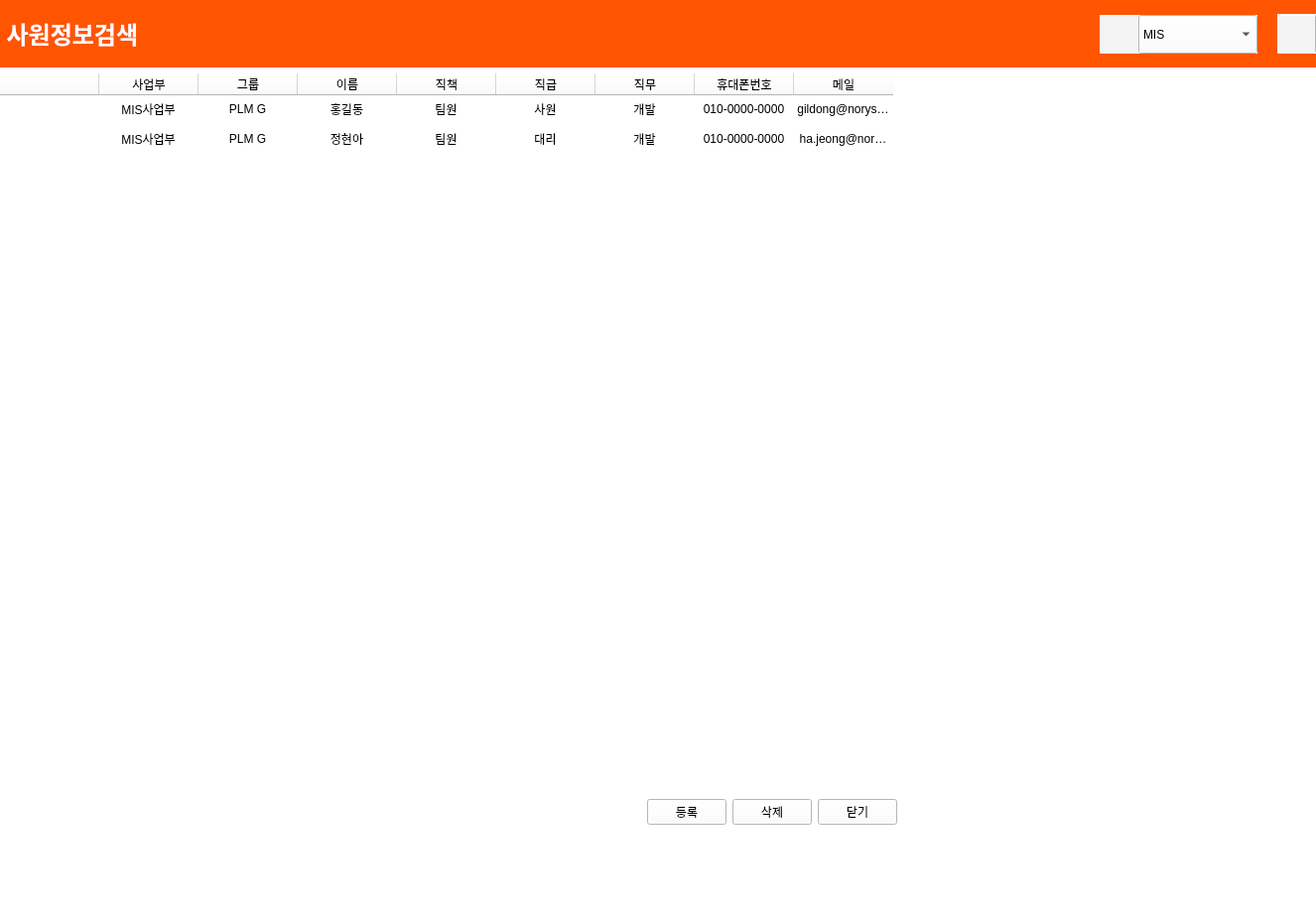
<?xml version="1.0" encoding="UTF-8"?>
<ui version="4.0">
 <class>MainWindow</class>
 <widget class="QMainWindow" name="MainWindow">
  <property name="geometry">
   <rect>
    <x>0</x>
    <y>0</y>
    <width>1326</width>
    <height>928</height>
   </rect>
  </property>
  <property name="sizePolicy">
   <sizepolicy hsizetype="Preferred" vsizetype="Preferred">
    <horstretch>0</horstretch>
    <verstretch>0</verstretch>
   </sizepolicy>
  </property>
  <property name="maximumSize">
   <size>
    <width>16777198</width>
    <height>16777215</height>
   </size>
  </property>
  <property name="palette">
   <palette>
    <active>
     <colorrole role="WindowText">
      <brush brushstyle="SolidPattern">
       <color alpha="255">
        <red>0</red>
        <green>0</green>
        <blue>0</blue>
       </color>
      </brush>
     </colorrole>
     <colorrole role="Button">
      <brush brushstyle="SolidPattern">
       <color alpha="255">
        <red>255</red>
        <green>255</green>
        <blue>255</blue>
       </color>
      </brush>
     </colorrole>
     <colorrole role="Light">
      <brush brushstyle="SolidPattern">
       <color alpha="255">
        <red>255</red>
        <green>255</green>
        <blue>255</blue>
       </color>
      </brush>
     </colorrole>
     <colorrole role="Midlight">
      <brush brushstyle="SolidPattern">
       <color alpha="255">
        <red>255</red>
        <green>255</green>
        <blue>255</blue>
       </color>
      </brush>
     </colorrole>
     <colorrole role="Dark">
      <brush brushstyle="SolidPattern">
       <color alpha="255">
        <red>127</red>
        <green>127</green>
        <blue>127</blue>
       </color>
      </brush>
     </colorrole>
     <colorrole role="Mid">
      <brush brushstyle="SolidPattern">
       <color alpha="255">
        <red>170</red>
        <green>170</green>
        <blue>170</blue>
       </color>
      </brush>
     </colorrole>
     <colorrole role="Text">
      <brush brushstyle="SolidPattern">
       <color alpha="255">
        <red>0</red>
        <green>0</green>
        <blue>0</blue>
       </color>
      </brush>
     </colorrole>
     <colorrole role="BrightText">
      <brush brushstyle="SolidPattern">
       <color alpha="255">
        <red>255</red>
        <green>255</green>
        <blue>255</blue>
       </color>
      </brush>
     </colorrole>
     <colorrole role="ButtonText">
      <brush brushstyle="SolidPattern">
       <color alpha="255">
        <red>0</red>
        <green>0</green>
        <blue>0</blue>
       </color>
      </brush>
     </colorrole>
     <colorrole role="Base">
      <brush brushstyle="SolidPattern">
       <color alpha="255">
        <red>255</red>
        <green>255</green>
        <blue>255</blue>
       </color>
      </brush>
     </colorrole>
     <colorrole role="Window">
      <brush brushstyle="SolidPattern">
       <color alpha="255">
        <red>255</red>
        <green>255</green>
        <blue>255</blue>
       </color>
      </brush>
     </colorrole>
     <colorrole role="Shadow">
      <brush brushstyle="SolidPattern">
       <color alpha="255">
        <red>0</red>
        <green>0</green>
        <blue>0</blue>
       </color>
      </brush>
     </colorrole>
     <colorrole role="AlternateBase">
      <brush brushstyle="SolidPattern">
       <color alpha="255">
        <red>255</red>
        <green>255</green>
        <blue>255</blue>
       </color>
      </brush>
     </colorrole>
     <colorrole role="ToolTipBase">
      <brush brushstyle="SolidPattern">
       <color alpha="255">
        <red>255</red>
        <green>255</green>
        <blue>220</blue>
       </color>
      </brush>
     </colorrole>
     <colorrole role="ToolTipText">
      <brush brushstyle="SolidPattern">
       <color alpha="255">
        <red>0</red>
        <green>0</green>
        <blue>0</blue>
       </color>
      </brush>
     </colorrole>
     <colorrole role="PlaceholderText">
      <brush brushstyle="SolidPattern">
       <color alpha="128">
        <red>0</red>
        <green>0</green>
        <blue>0</blue>
       </color>
      </brush>
     </colorrole>
    </active>
    <inactive>
     <colorrole role="WindowText">
      <brush brushstyle="SolidPattern">
       <color alpha="255">
        <red>0</red>
        <green>0</green>
        <blue>0</blue>
       </color>
      </brush>
     </colorrole>
     <colorrole role="Button">
      <brush brushstyle="SolidPattern">
       <color alpha="255">
        <red>255</red>
        <green>255</green>
        <blue>255</blue>
       </color>
      </brush>
     </colorrole>
     <colorrole role="Light">
      <brush brushstyle="SolidPattern">
       <color alpha="255">
        <red>255</red>
        <green>255</green>
        <blue>255</blue>
       </color>
      </brush>
     </colorrole>
     <colorrole role="Midlight">
      <brush brushstyle="SolidPattern">
       <color alpha="255">
        <red>255</red>
        <green>255</green>
        <blue>255</blue>
       </color>
      </brush>
     </colorrole>
     <colorrole role="Dark">
      <brush brushstyle="SolidPattern">
       <color alpha="255">
        <red>127</red>
        <green>127</green>
        <blue>127</blue>
       </color>
      </brush>
     </colorrole>
     <colorrole role="Mid">
      <brush brushstyle="SolidPattern">
       <color alpha="255">
        <red>170</red>
        <green>170</green>
        <blue>170</blue>
       </color>
      </brush>
     </colorrole>
     <colorrole role="Text">
      <brush brushstyle="SolidPattern">
       <color alpha="255">
        <red>0</red>
        <green>0</green>
        <blue>0</blue>
       </color>
      </brush>
     </colorrole>
     <colorrole role="BrightText">
      <brush brushstyle="SolidPattern">
       <color alpha="255">
        <red>255</red>
        <green>255</green>
        <blue>255</blue>
       </color>
      </brush>
     </colorrole>
     <colorrole role="ButtonText">
      <brush brushstyle="SolidPattern">
       <color alpha="255">
        <red>0</red>
        <green>0</green>
        <blue>0</blue>
       </color>
      </brush>
     </colorrole>
     <colorrole role="Base">
      <brush brushstyle="SolidPattern">
       <color alpha="255">
        <red>255</red>
        <green>255</green>
        <blue>255</blue>
       </color>
      </brush>
     </colorrole>
     <colorrole role="Window">
      <brush brushstyle="SolidPattern">
       <color alpha="255">
        <red>255</red>
        <green>255</green>
        <blue>255</blue>
       </color>
      </brush>
     </colorrole>
     <colorrole role="Shadow">
      <brush brushstyle="SolidPattern">
       <color alpha="255">
        <red>0</red>
        <green>0</green>
        <blue>0</blue>
       </color>
      </brush>
     </colorrole>
     <colorrole role="AlternateBase">
      <brush brushstyle="SolidPattern">
       <color alpha="255">
        <red>255</red>
        <green>255</green>
        <blue>255</blue>
       </color>
      </brush>
     </colorrole>
     <colorrole role="ToolTipBase">
      <brush brushstyle="SolidPattern">
       <color alpha="255">
        <red>255</red>
        <green>255</green>
        <blue>220</blue>
       </color>
      </brush>
     </colorrole>
     <colorrole role="ToolTipText">
      <brush brushstyle="SolidPattern">
       <color alpha="255">
        <red>0</red>
        <green>0</green>
        <blue>0</blue>
       </color>
      </brush>
     </colorrole>
     <colorrole role="PlaceholderText">
      <brush brushstyle="SolidPattern">
       <color alpha="128">
        <red>0</red>
        <green>0</green>
        <blue>0</blue>
       </color>
      </brush>
     </colorrole>
    </inactive>
    <disabled>
     <colorrole role="WindowText">
      <brush brushstyle="SolidPattern">
       <color alpha="255">
        <red>127</red>
        <green>127</green>
        <blue>127</blue>
       </color>
      </brush>
     </colorrole>
     <colorrole role="Button">
      <brush brushstyle="SolidPattern">
       <color alpha="255">
        <red>255</red>
        <green>255</green>
        <blue>255</blue>
       </color>
      </brush>
     </colorrole>
     <colorrole role="Light">
      <brush brushstyle="SolidPattern">
       <color alpha="255">
        <red>255</red>
        <green>255</green>
        <blue>255</blue>
       </color>
      </brush>
     </colorrole>
     <colorrole role="Midlight">
      <brush brushstyle="SolidPattern">
       <color alpha="255">
        <red>255</red>
        <green>255</green>
        <blue>255</blue>
       </color>
      </brush>
     </colorrole>
     <colorrole role="Dark">
      <brush brushstyle="SolidPattern">
       <color alpha="255">
        <red>127</red>
        <green>127</green>
        <blue>127</blue>
       </color>
      </brush>
     </colorrole>
     <colorrole role="Mid">
      <brush brushstyle="SolidPattern">
       <color alpha="255">
        <red>170</red>
        <green>170</green>
        <blue>170</blue>
       </color>
      </brush>
     </colorrole>
     <colorrole role="Text">
      <brush brushstyle="SolidPattern">
       <color alpha="255">
        <red>127</red>
        <green>127</green>
        <blue>127</blue>
       </color>
      </brush>
     </colorrole>
     <colorrole role="BrightText">
      <brush brushstyle="SolidPattern">
       <color alpha="255">
        <red>255</red>
        <green>255</green>
        <blue>255</blue>
       </color>
      </brush>
     </colorrole>
     <colorrole role="ButtonText">
      <brush brushstyle="SolidPattern">
       <color alpha="255">
        <red>127</red>
        <green>127</green>
        <blue>127</blue>
       </color>
      </brush>
     </colorrole>
     <colorrole role="Base">
      <brush brushstyle="SolidPattern">
       <color alpha="255">
        <red>255</red>
        <green>255</green>
        <blue>255</blue>
       </color>
      </brush>
     </colorrole>
     <colorrole role="Window">
      <brush brushstyle="SolidPattern">
       <color alpha="255">
        <red>255</red>
        <green>255</green>
        <blue>255</blue>
       </color>
      </brush>
     </colorrole>
     <colorrole role="Shadow">
      <brush brushstyle="SolidPattern">
       <color alpha="255">
        <red>0</red>
        <green>0</green>
        <blue>0</blue>
       </color>
      </brush>
     </colorrole>
     <colorrole role="AlternateBase">
      <brush brushstyle="SolidPattern">
       <color alpha="255">
        <red>255</red>
        <green>255</green>
        <blue>255</blue>
       </color>
      </brush>
     </colorrole>
     <colorrole role="ToolTipBase">
      <brush brushstyle="SolidPattern">
       <color alpha="255">
        <red>255</red>
        <green>255</green>
        <blue>220</blue>
       </color>
      </brush>
     </colorrole>
     <colorrole role="ToolTipText">
      <brush brushstyle="SolidPattern">
       <color alpha="255">
        <red>0</red>
        <green>0</green>
        <blue>0</blue>
       </color>
      </brush>
     </colorrole>
     <colorrole role="PlaceholderText">
      <brush brushstyle="SolidPattern">
       <color alpha="128">
        <red>0</red>
        <green>0</green>
        <blue>0</blue>
       </color>
      </brush>
     </colorrole>
    </disabled>
   </palette>
  </property>
  <property name="windowTitle">
   <string>사원정보검색</string>
  </property>
  <property name="windowIcon">
   <iconset>
    <normaloff>windowicon.jpg</normaloff>windowicon.jpg</iconset>
  </property>
  <widget class="QWidget" name="centralwidget">
   <widget class="QWidget" name="verticalLayoutWidget">
    <property name="geometry">
     <rect>
      <x>0</x>
      <y>0</y>
      <width>1555</width>
      <height>871</height>
     </rect>
    </property>
    <layout class="QVBoxLayout" name="listLayout">
     <item>
      <layout class="QHBoxLayout" name="horizontalLayout" stretch="5,0,0,1,0">
       <property name="spacing">
        <number>0</number>
       </property>
       <item>
        <widget class="QLabel" name="label_2">
         <property name="minimumSize">
          <size>
           <width>0</width>
           <height>0</height>
          </size>
         </property>
         <property name="maximumSize">
          <size>
           <width>16777215</width>
           <height>16777215</height>
          </size>
         </property>
         <property name="styleSheet">
          <string notr="true">background-color: #ff5500;
color white;</string>
         </property>
         <property name="text">
          <string>&lt;html&gt;&lt;head/&gt;&lt;body&gt;&lt;p&gt;&lt;span style=&quot; font-size:18pt; font-weight:600; color:#ffffff;&quot;&gt; 사원정보검색&lt;/span&gt;&lt;/p&gt;&lt;/body&gt;&lt;/html&gt;</string>
         </property>
        </widget>
       </item>
       <item>
        <layout class="QVBoxLayout" name="verticalLayout_2">
         <property name="spacing">
          <number>0</number>
         </property>
         <item>
          <widget class="QLabel" name="label_6">
           <property name="styleSheet">
            <string notr="true">background-color: #ff5500;</string>
           </property>
           <property name="text">
            <string/>
           </property>
          </widget>
         </item>
         <item>
          <layout class="QHBoxLayout" name="horizontalLayout_4">
           <property name="spacing">
            <number>0</number>
           </property>
           <item>
            <widget class="QLabel" name="label_4">
             <property name="minimumSize">
              <size>
               <width>39</width>
               <height>39</height>
              </size>
             </property>
             <property name="maximumSize">
              <size>
               <width>39</width>
               <height>39</height>
              </size>
             </property>
             <property name="styleSheet">
              <string notr="true">background-color:rgb(244, 244, 244);</string>
             </property>
             <property name="text">
              <string/>
             </property>
             <property name="pixmap">
              <pixmap>diagram.png</pixmap>
             </property>
             <property name="alignment">
              <set>Qt::AlignCenter</set>
             </property>
            </widget>
           </item>
           <item>
            <widget class="QComboBox" name="comboBox">
             <property name="minimumSize">
              <size>
               <width>120</width>
               <height>39</height>
              </size>
             </property>
             <property name="maximumSize">
              <size>
               <width>120</width>
               <height>39</height>
              </size>
             </property>
             <item>
              <property name="text">
               <string>MIS</string>
              </property>
             </item>
             <item>
              <property name="text">
               <string>TSP</string>
              </property>
             </item>
             <item>
              <property name="text">
               <string>TC</string>
              </property>
             </item>
             <item>
              <property name="text">
               <string>FAB</string>
              </property>
             </item>
             <item>
              <property name="text">
               <string>경영지원실</string>
              </property>
             </item>
             <item>
              <property name="text">
               <string>전략기획실</string>
              </property>
             </item>
            </widget>
           </item>
          </layout>
         </item>
         <item>
          <widget class="QLabel" name="label_7">
           <property name="styleSheet">
            <string notr="true">background-color: #ff5500;</string>
           </property>
           <property name="text">
            <string/>
           </property>
          </widget>
         </item>
        </layout>
       </item>
       <item>
        <widget class="QLabel" name="label_8">
         <property name="minimumSize">
          <size>
           <width>20</width>
           <height>0</height>
          </size>
         </property>
         <property name="maximumSize">
          <size>
           <width>20</width>
           <height>16777215</height>
          </size>
         </property>
         <property name="styleSheet">
          <string notr="true">background-color: #ff5500;</string>
         </property>
         <property name="text">
          <string/>
         </property>
        </widget>
       </item>
       <item>
        <layout class="QVBoxLayout" name="verticalLayout_3">
         <property name="spacing">
          <number>0</number>
         </property>
         <item>
          <widget class="QLabel" name="label_3">
           <property name="styleSheet">
            <string notr="true">background-color: #ff5500;</string>
           </property>
           <property name="text">
            <string/>
           </property>
          </widget>
         </item>
         <item>
          <layout class="QHBoxLayout" name="horizontalLayout_3">
           <property name="spacing">
            <number>0</number>
           </property>
           <item alignment="Qt::AlignBottom">
            <widget class="QLabel" name="label">
             <property name="minimumSize">
              <size>
               <width>38</width>
               <height>38</height>
              </size>
             </property>
             <property name="maximumSize">
              <size>
               <width>38</width>
               <height>38</height>
              </size>
             </property>
             <property name="styleSheet">
              <string notr="true">background-color:rgb(244, 244, 244);</string>
             </property>
             <property name="text">
              <string/>
             </property>
             <property name="pixmap">
              <pixmap>peo.png</pixmap>
             </property>
            </widget>
           </item>
           <item>
            <widget class="QLineEdit" name="searchlineEdit">
             <property name="minimumSize">
              <size>
               <width>171</width>
               <height>40</height>
              </size>
             </property>
             <property name="maximumSize">
              <size>
               <width>171</width>
               <height>40</height>
              </size>
             </property>
            </widget>
           </item>
           <item>
            <widget class="QPushButton" name="pushButton">
             <property name="minimumSize">
              <size>
               <width>39</width>
               <height>39</height>
              </size>
             </property>
             <property name="maximumSize">
              <size>
               <width>39</width>
               <height>39</height>
              </size>
             </property>
             <property name="styleSheet">
              <string notr="true">border: none;
background-color:white;</string>
             </property>
             <property name="icon">
              <iconset>
               <normaloff>find.png</normaloff>find.png</iconset>
             </property>
            </widget>
           </item>
          </layout>
         </item>
         <item>
          <widget class="QLabel" name="label_5">
           <property name="styleSheet">
            <string notr="true">background-color: #ff5500;</string>
           </property>
           <property name="text">
            <string/>
           </property>
          </widget>
         </item>
        </layout>
       </item>
       <item>
        <widget class="QLabel" name="label_9">
         <property name="minimumSize">
          <size>
           <width>20</width>
           <height>0</height>
          </size>
         </property>
         <property name="maximumSize">
          <size>
           <width>20</width>
           <height>16777215</height>
          </size>
         </property>
         <property name="styleSheet">
          <string notr="true">background-color: #ff5500;</string>
         </property>
         <property name="text">
          <string/>
         </property>
        </widget>
       </item>
      </layout>
     </item>
     <item>
      <widget class="QTableWidget" name="table">
       <property name="minimumSize">
        <size>
         <width>1296</width>
         <height>0</height>
        </size>
       </property>
       <property name="styleSheet">
        <string notr="true"/>
       </property>
       <property name="frameShape">
        <enum>QFrame::Box</enum>
       </property>
       <property name="frameShadow">
        <enum>QFrame::Plain</enum>
       </property>
       <property name="lineWidth">
        <number>0</number>
       </property>
       <property name="midLineWidth">
        <number>0</number>
       </property>
       <property name="alternatingRowColors">
        <bool>false</bool>
       </property>
       <property name="showGrid">
        <bool>true</bool>
       </property>
       <property name="gridStyle">
        <enum>Qt::NoPen</enum>
       </property>
       <property name="sortingEnabled">
        <bool>true</bool>
       </property>
       <property name="rowCount">
        <number>15</number>
       </property>
       <attribute name="horizontalHeaderVisible">
        <bool>true</bool>
       </attribute>
       <attribute name="verticalHeaderVisible">
        <bool>false</bool>
       </attribute>
       <row>
        <property name="text">
         <string/>
        </property>
       </row>
       <row>
        <property name="text">
         <string/>
        </property>
       </row>
       <row>
        <property name="text">
         <string>새 열</string>
        </property>
       </row>
       <row>
        <property name="text">
         <string>새 열</string>
        </property>
       </row>
       <row>
        <property name="text">
         <string>새 열</string>
        </property>
       </row>
       <row>
        <property name="text">
         <string>새 열</string>
        </property>
       </row>
       <row>
        <property name="text">
         <string>새 열</string>
        </property>
       </row>
       <row/>
       <row/>
       <row/>
       <row/>
       <row/>
       <row/>
       <row/>
       <row/>
       <column>
        <property name="text">
         <string/>
        </property>
       </column>
       <column>
        <property name="text">
         <string>사업부</string>
        </property>
       </column>
       <column>
        <property name="text">
         <string>그룹</string>
        </property>
       </column>
       <column>
        <property name="text">
         <string>이름</string>
        </property>
       </column>
       <column>
        <property name="text">
         <string>직책</string>
        </property>
       </column>
       <column>
        <property name="text">
         <string>직급</string>
        </property>
       </column>
       <column>
        <property name="text">
         <string>직무</string>
        </property>
       </column>
       <column>
        <property name="text">
         <string>휴대폰번호</string>
        </property>
       </column>
       <column>
        <property name="text">
         <string>메일</string>
        </property>
       </column>
       <item row="0" column="1">
        <property name="text">
         <string>MIS사업부</string>
        </property>
        <property name="textAlignment">
         <set>AlignCenter</set>
        </property>
       </item>
       <item row="0" column="2">
        <property name="text">
         <string>PLM G</string>
        </property>
        <property name="textAlignment">
         <set>AlignCenter</set>
        </property>
       </item>
       <item row="0" column="3">
        <property name="text">
         <string>홍길동</string>
        </property>
        <property name="textAlignment">
         <set>AlignCenter</set>
        </property>
       </item>
       <item row="0" column="4">
        <property name="text">
         <string>팀원</string>
        </property>
        <property name="textAlignment">
         <set>AlignCenter</set>
        </property>
       </item>
       <item row="0" column="5">
        <property name="text">
         <string>사원</string>
        </property>
        <property name="textAlignment">
         <set>AlignCenter</set>
        </property>
       </item>
       <item row="0" column="6">
        <property name="text">
         <string>개발</string>
        </property>
        <property name="textAlignment">
         <set>AlignCenter</set>
        </property>
        <property name="foreground">
         <brush brushstyle="SolidPattern">
          <color alpha="255">
           <red>0</red>
           <green>0</green>
           <blue>0</blue>
          </color>
         </brush>
        </property>
       </item>
       <item row="0" column="7">
        <property name="text">
         <string>010-0000-0000</string>
        </property>
        <property name="textAlignment">
         <set>AlignCenter</set>
        </property>
       </item>
       <item row="0" column="8">
        <property name="text">
         <string>gildong@norysystem.co.kr</string>
        </property>
        <property name="textAlignment">
         <set>AlignCenter</set>
        </property>
       </item>
       <item row="1" column="1">
        <property name="text">
         <string>MIS사업부</string>
        </property>
        <property name="textAlignment">
         <set>AlignCenter</set>
        </property>
       </item>
       <item row="1" column="2">
        <property name="text">
         <string>PLM G</string>
        </property>
        <property name="textAlignment">
         <set>AlignCenter</set>
        </property>
       </item>
       <item row="1" column="3">
        <property name="text">
         <string>정현아</string>
        </property>
        <property name="textAlignment">
         <set>AlignCenter</set>
        </property>
       </item>
       <item row="1" column="4">
        <property name="text">
         <string>팀원</string>
        </property>
        <property name="textAlignment">
         <set>AlignCenter</set>
        </property>
       </item>
       <item row="1" column="5">
        <property name="text">
         <string>대리</string>
        </property>
        <property name="textAlignment">
         <set>AlignCenter</set>
        </property>
       </item>
       <item row="1" column="6">
        <property name="text">
         <string>개발</string>
        </property>
        <property name="textAlignment">
         <set>AlignCenter</set>
        </property>
       </item>
       <item row="1" column="7">
        <property name="text">
         <string>010-0000-0000</string>
        </property>
        <property name="textAlignment">
         <set>AlignCenter</set>
        </property>
       </item>
       <item row="1" column="8">
        <property name="text">
         <string>ha.jeong@norysystem.co.kr</string>
        </property>
        <property name="textAlignment">
         <set>AlignCenter</set>
        </property>
       </item>
       <item row="2" column="8">
        <property name="text">
         <string/>
        </property>
       </item>
      </widget>
     </item>
     <item>
      <layout class="QHBoxLayout" name="horizontalLayout_5">
       <property name="spacing">
        <number>6</number>
       </property>
       <item>
        <spacer name="horizontalSpacer_4">
         <property name="orientation">
          <enum>Qt::Horizontal</enum>
         </property>
         <property name="sizeHint" stdset="0">
          <size>
           <width>40</width>
           <height>20</height>
          </size>
         </property>
        </spacer>
       </item>
       <item>
        <widget class="QPushButton" name="listRegBtn">
         <property name="text">
          <string>등록</string>
         </property>
        </widget>
       </item>
       <item>
        <widget class="QPushButton" name="pushButton_3">
         <property name="text">
          <string>삭제</string>
         </property>
        </widget>
       </item>
       <item>
        <widget class="QPushButton" name="cnlBtn">
         <property name="text">
          <string>닫기</string>
         </property>
        </widget>
       </item>
       <item>
        <spacer name="horizontalSpacer_5">
         <property name="orientation">
          <enum>Qt::Horizontal</enum>
         </property>
         <property name="sizeHint" stdset="0">
          <size>
           <width>40</width>
           <height>20</height>
          </size>
         </property>
        </spacer>
       </item>
      </layout>
     </item>
     <item>
      <spacer name="verticalSpacer">
       <property name="orientation">
        <enum>Qt::Vertical</enum>
       </property>
       <property name="sizeType">
        <enum>QSizePolicy::Fixed</enum>
       </property>
       <property name="sizeHint" stdset="0">
        <size>
         <width>20</width>
         <height>40</height>
        </size>
       </property>
      </spacer>
     </item>
    </layout>
   </widget>
  </widget>
 </widget>
 <resources/>
 <connections/>
</ui>
